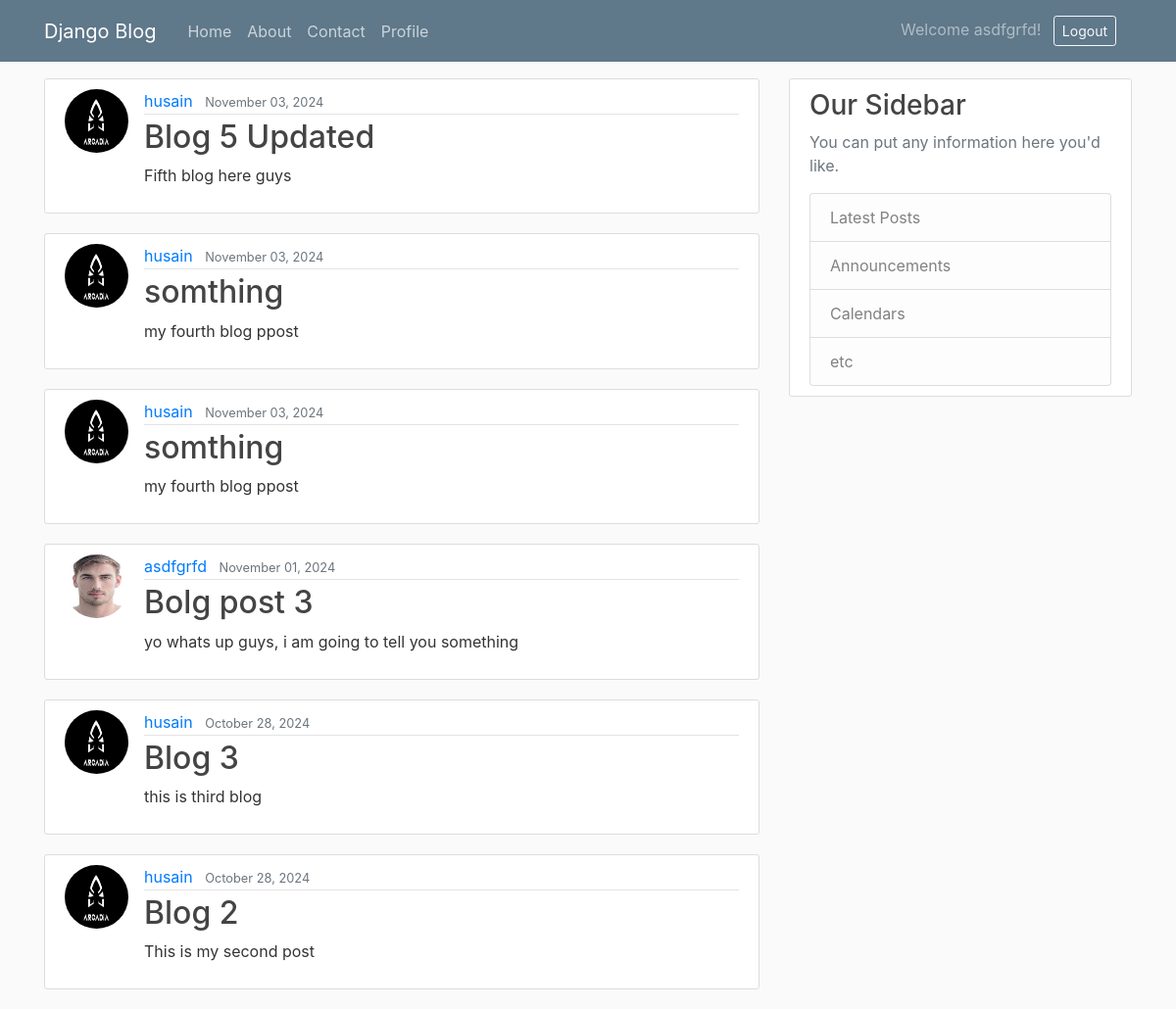
The page / (signed in) on the database its author committed.
### blog/models.py (models this page shows, shortened)
class Post(models.Model):
    title= models.CharField(max_length=100)
    content= models.TextField()
    date=models.DateTimeField(default=timezone.now)
    author=models.ForeignKey(User,on_delete=models.CASCADE)

### users/models.py (models this page shows, shortened)
class Profile(models.Model):
    user = models.OneToOneField(User,on_delete=models.CASCADE)
    image = models.ImageField(default='default.jpg',upload_to='profile_pics')

### blog/views.py (the view)
# urls.py: path('', PostListView.as_view(), name='blog-home'),
class PostListView(ListView):
    model= Post
    template_name='blog/home.html'
    context_object_name='posts'
    ordering=['-date']

### blog/templates/blog/home.html
{% extends "blog/base.html" %}
{% block content %}
<main>
    {% for post in posts %}
    <article class="media content-section">
        <img class="rounded-circle article-img" src="{{post.author.profile.image.url}}">
        <div class="media-body">
          <div class="article-metadata">
            <a class="mr-2" href="#">{{ post.author }}</a>
            <small class="text-muted">{{ post.date | date:"F d, Y"}}</small>
          </div>
          <h2><a class="article-title" href="{%url 'post-detail' post.id %}">{{ post.title }}</a></h2>
          <p class="article-content">{{ post.content }}</p>
        </div>
      </article>
    {% empty %}
        <p>No posts available.</p>
    {% endfor %}
</main>
{% endblock content %}

### blog/templates/blog/base.html (shortened to what this page needs)
{% load static %}
<!DOCTYPE html>
<html lang="en">
<head>
    <link rel="stylesheet" href="https://cdn.jsdelivr.net/npm/bootstrap@4.0.0/dist/css/bootstrap.min.css">
    <link rel="stylesheet" type="text/css" href="{% static 'blog/main.css' %}">
</head>
<body>
    <header class="site-header">
        <nav class="navbar navbar-expand-md navbar-dark bg-steel fixed-top">
            <div class="container">
                <a class="navbar-brand mr-4" href="{% url 'blog-home' %}">Django Blog</a>
                <div class="collapse navbar-collapse" id="navbarToggle">
                    <div class="navbar-nav mr-auto">
                        <a class="nav-item nav-link" href="{% url 'blog-home' %}">Home</a>
                        <a class="nav-item nav-link" href="{% url 'blog-about' %}">About</a>
                        <a class="nav-item nav-link" href="{% url 'blog-contact' %}">Contact</a>
                        <a class="nav-item nav-link" href="{% url 'profile' %}">Profile</a>
                    </div>
                    {%if user.is_authenticated%}
                    <form method="POST" action="{% url 'logout' %}" style="display: inline;">
                      <span class="navbar-text mr-3">
                        Welcome {{ user.username }}!
                      <button type="submit" class="btn btn-outline-light btn-sm ml-2">Logout</button>
                    </form>
                    {%else%}
                    <div class="navbar-nav">
                        <a class="nav-item nav-link" href="{% url 'login' %}">Login</a>
                        <a class="nav-item nav-link" href="{% url 'register' %}">Register</a>
                    </div>
                    {%endif%}
                </div>
            </div>
        </nav>
    </header>
    <main role="main" class="container">
        <div class="row">
            <div class="col-md-8">
                {% block content %}{% endblock %}
            </div>
            <div class="col-md-4">
                <div class="content-section">
                    <h3>Our Sidebar</h3>
                    <p class="text-muted">You can put any information here you'd like.</p>
                    <ul class="list-group">
                        <li class="list-group-item list-group-item-light">Latest Posts</li>
                        <li class="list-group-item list-group-item-light">Announcements</li>
                        <li class="list-group-item list-group-item-light">Calendars</li>
                        <li class="list-group-item list-group-item-light">etc</li>
                    </ul>
                </div>
            </div>
        </div>
    </main>
</body>
</html>

### blog/static/blog/main.css (style rules this page uses)
body { background: #fafafa; color: #333333; margin-top: 5rem; }
h1, h2, h3, h4, h5, h6 { color: #444444; }
ul { margin: 0; }
.bg-steel { background-color: #5f788a; }
.site-header .navbar-nav .nav-link { color: #cbd5db; }
.content-section { background: #ffffff; padding: 10px 20px; border: 1px solid #dddddd; border-radius: 3px; margin-bottom: 20px; }
.article-title { color: #444444; }
.article-content { white-space: pre-line; }
.article-img { height: 65px; width: 65px; margin-right: 16px; }
.article-metadata { padding-bottom: 1px; margin-bottom: 4px; border-bottom: 1px solid #e3e3e3 }

### rows shown on the page
Post: author.profile.image (picture), author "husain", date "November 03, 2024", title "Blog 5 Updated", content "Fifth blog here guys"
Post: author.profile.image (picture), author "husain", date "November 03, 2024", title "somthing", content "my fourth blog ppost"
Post: author.profile.image (picture), author "husain", date "November 03, 2024", title "somthing", content "my fourth blog ppost"
Post: author.profile.image (picture), author "asdfgrfd", date "November 01, 2024", title "Bolg post 3", content "yo whats up guys, i am going to tell you something"
Post: author.profile.image (picture), author "husain", date "October 28, 2024", title "Blog 3", content "this is third blog"
Post: author.profile.image (picture), author "husain", date "October 28, 2024", title "Blog 2", content "This is my second post"

### other values the page prints
{{ user.username }} "asdfgrfd"
